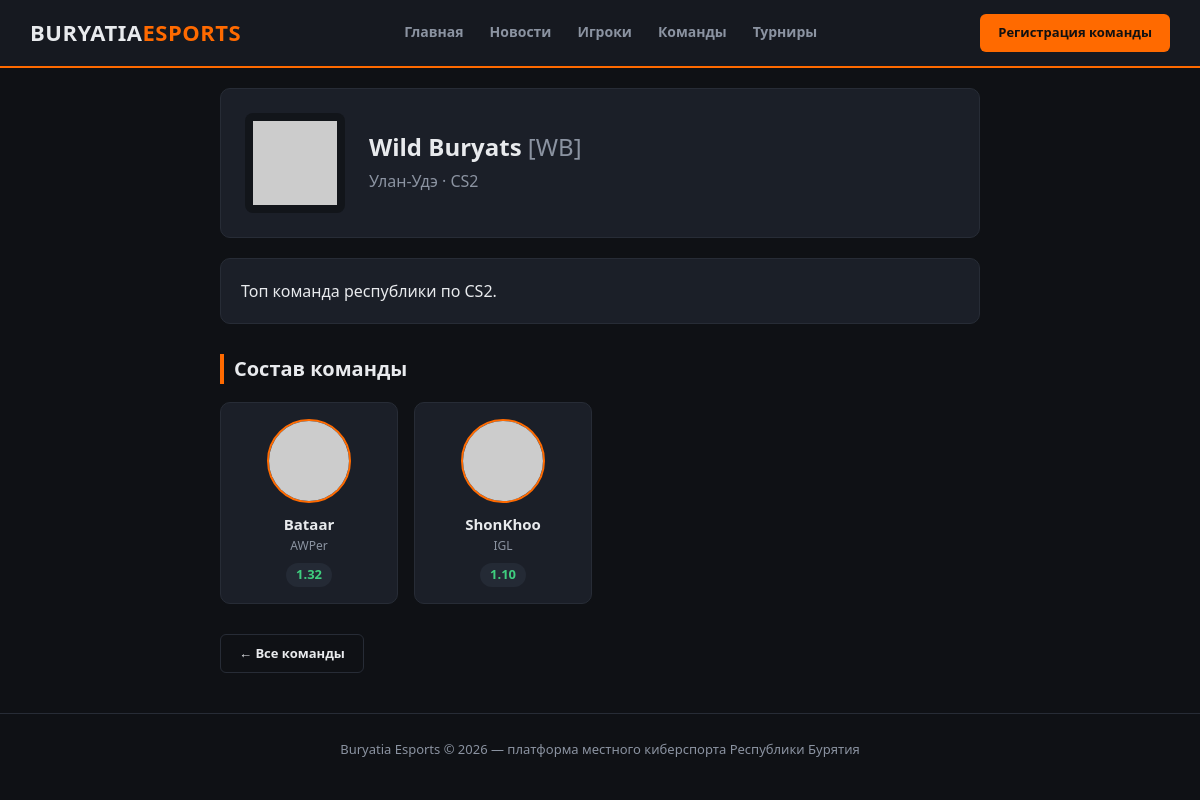
The page /teams/1 on the database its author committed.
### app.py (models this page shows)
class Team(db.Model):
    id = db.Column(db.Integer, primary_key=True)
    name = db.Column(db.String(120), unique=True, nullable=False)
    tag = db.Column(db.String(20))
    logo = db.Column(db.String(255))
    game = db.Column(db.String(80))
    city = db.Column(db.String(80), default="Улан-Удэ")
    description = db.Column(db.Text)
    contact = db.Column(db.String(120))
    approved = db.Column(db.Boolean, default=False)
    created_at = db.Column(db.DateTime, default=datetime.utcnow)
    players = db.relationship("Player", backref="team", lazy=True)

class Player(db.Model):
    id = db.Column(db.Integer, primary_key=True)
    nickname = db.Column(db.String(80), nullable=False)
    real_name = db.Column(db.String(120))
    photo = db.Column(db.String(255))
    game = db.Column(db.String(80))
    role = db.Column(db.String(80))
    rating = db.Column(db.Float, default=0.0)
    kd = db.Column(db.Float, default=0.0)
    maps_played = db.Column(db.Integer, default=0)
    wins = db.Column(db.Integer, default=0)
    team_id = db.Column(db.Integer, db.ForeignKey("team.id"), nullable=True)
    created_at = db.Column(db.DateTime, default=datetime.utcnow)

### app.py (the view)
@app.route("/teams/<int:team_id>")
def team_detail(team_id):
    team = Team.query.get_or_404(team_id)
    return render_template("team_detail.html", team=team)

### templates/team_detail.html (shortened to what this page needs)
{% extends "base.html" %}
{% block content %}
<section class="container" style="max-width:800px">
  <div class="card" style="padding:24px;display:flex;gap:24px;align-items:center;flex-wrap:wrap">
    <img style="width:100px;height:100px;object-fit:contain;background:#12151a;border-radius:8px;padding:8px"
         src="{{ url_for('static', filename=team.logo) if team.logo else 'https://placehold.co/100x100/1b1f28/8b93a1?text=' + team.name }}">
    <div>
      <h1 style="margin:0">{{ team.name }} {% if team.tag %}<span style="color:var(--muted);font-weight:400">[{{ team.tag }}]</span>{% endif %}</h1>
      <p style="color:var(--muted);margin:4px 0">{{ team.city }} · {{ team.game or '' }}</p>
    </div>
  </div>
  {% if team.description %}
  <div class="card" style="padding:20px;margin-top:20px">{{ team.description }}</div>
  {% endif %}
  <div class="section-title" style="margin-top:30px"><h2>Состав команды</h2></div>
  <div class="grid grid-4">
    {% for p in team.players %}
    <a href="{{ url_for('player_detail', player_id=p.id) }}" class="card player-card">
      <img src="{{ url_for('static', filename=p.photo) if p.photo else 'https://placehold.co/100x100/1b1f28/8b93a1?text=?' }}">
      <div class="nick">{{ p.nickname }}</div>
      <div class="stat">{{ p.role or '' }}</div>
      <div class="rating-badge">{{ '%.2f'|format(p.rating) }}</div>
    </a>
    {% else %}
    <p style="color:var(--muted)">Состав пока не указан.</p>
    {% endfor %}
  </div>
  <p style="margin-top:30px"><a href="{{ url_for('teams_list') }}" class="btn btn-outline">← Все команды</a></p>
</section>
{% endblock %}

### static/css/style.css (style rules this page uses)
:root { --bg:#0f1115; --bg-alt:#161920; --card:#1b1f28; --border:#272c36; --text:#e8eaed; --muted:#8b93a1; --accent:#ff6a00; --accent2:#3ea6ff; --green:#3fcf7f; --red:#ff4d4d; }
* { box-sizing:border-box }
body { margin:0; font-family:"Segoe UI",Roboto,Arial,sans-serif; background:var(--bg); color:var(--text); line-height:1.5; }
a { color:inherit;text-decoration:none }
img { max-width:100%;display:block }
.container { max-width:1180px;margin:0 auto;padding:0 20px }
.btn { display:inline-block;padding:9px 18px;border-radius:6px; font-weight:700;font-size:13px;cursor:pointer;border:none; }
.btn-outline { background:transparent;border:1px solid var(--border);color:var(--text) }
section { padding:40px 0 }
.section-title { display:flex;align-items:center;justify-content:space-between; margin-bottom:18px; }
.section-title h2 { font-size:20px;margin:0;border-left:4px solid var(--accent);padding-left:10px }
.grid { display:grid;gap:16px }
.grid-4 { grid-template-columns:repeat(4,1fr) }
.card { background:var(--card);border:1px solid var(--border); border-radius:10px;overflow:hidden;transition:.15s; }
.player-card { text-align:center;padding:16px }
.player-card img { width:84px;height:84px;border-radius:50%;object-fit:cover; margin:0 auto 10px;border:2px solid var(--accent); }
.player-card .nick { font-weight:800;font-size:15px }
.player-card .stat { color:var(--muted);font-size:12px;margin-top:2px }
.rating-badge { display:inline-block;margin-top:8px;padding:2px 10px;border-radius:12px; background:#242a35;color:var(--green);font-weight:700;font-size:13px; }

### rows shown on the page
Team: name "Wild Buryats", tag "WB", city "Улан-Удэ", game "CS2", description "Топ команда республики по CS2."
Player: nickname "Bataar", role "AWPer", rating "1.32"
Player: nickname "ShonKhoo", role "IGL", rating "1.10"
